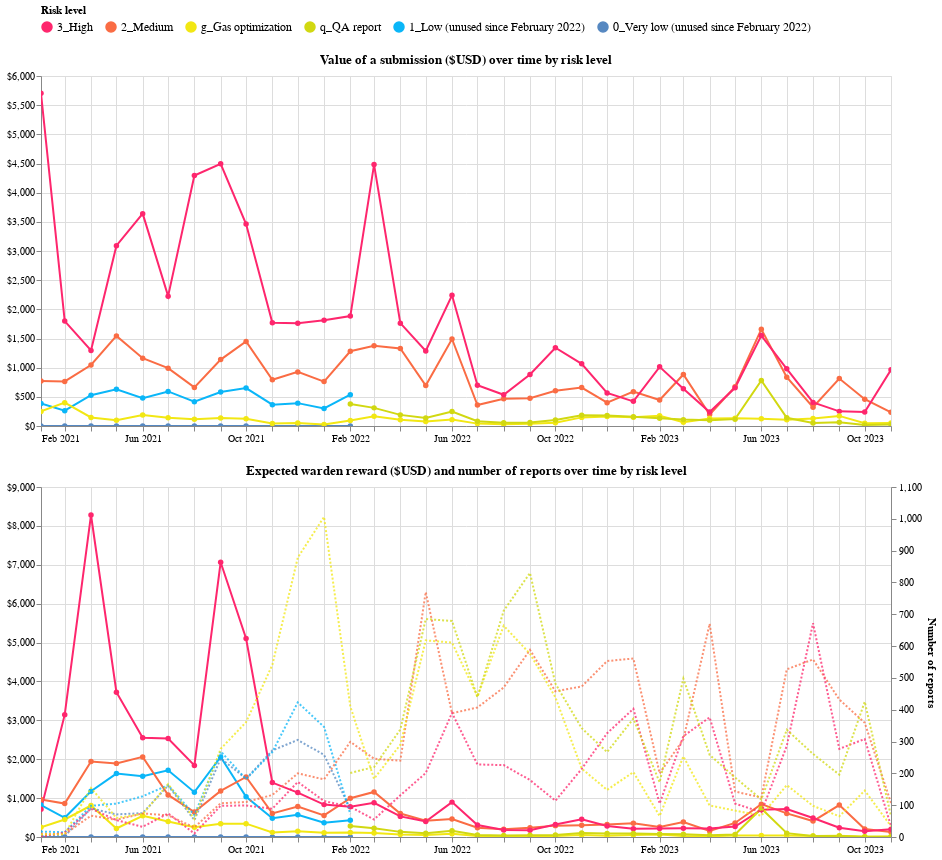

The notebook cell saved with this chart:
### Markdown cell above
## Analysis

While the hierarchy for a submission value is well respected over time (as shown in the first graph), the expected value tells another story about which category is more worth in the eyes of wardens. With the amount of reports increasing, the expected reward for each category tends to uniformize and it's not clear which of the *mediums* or *highs* findings are more worth than the other.

Certainly, the though competiton of recent contests has made the value of *high* and *medium* findings diminish which is not particularly a good sign since their edging closer to the values of easier and potentially automated *gas optimization* and *QA reports*.

### Code cell
(rewards & (weighted_rewards + submissions).resolve_scale(y='independent')).interactive()

### Figure 1 — Vega-Lite specification as saved in the notebook (floating-point values rounded to 4 significant figures; data arrays with more than 128 entries replaced by an {"elided": "..."} marker saying what was removed)
{"config": {"view": {"continuousWidth": 300, "continuousHeight": 300}}, "vconcat": [{"data": {"name": "data-fb104efc8fcd9d93ede95d62bae75c2d"}, "mark": {"type": "line", "point": true}, "encoding": {"color": {"field": "risk_label", "legend": {"labelFontSize": 12, "labelLimit": 250, "orient": "top"}, "scale": {"domain": ["3_High", "2_Medium", "g_Gas optimization", "q_QA report", "1_Low (unused since February 2022)", "0_Very low (unused since February 2022)"], "range": ["#FE266D", "#FA6C44", "#F2E713", "#D1D811", "#0AB6F8", "#5688C1"]}, "title": "Risk level", "type": "nominal"}, "tooltip": [{"field": "end_time", "type": "temporal"}, {"field": "risk_label", "type": "nominal"}, {"field": "awardUSD", "type": "quantitative"}], "x": {"field": "end_time", "timeUnit": "yearmonth", "title": "", "type": "temporal"}, "y": {"axis": {"format": "$,.0f"}, "field": "awardUSD", "title": "", "type": "quantitative"}}, "height": 350, "name": "view_2", "title": "Value of a submission ($USD) over time by risk level", "width": 850}, {"layer": [{"data": {"name": "data-40a80b09357bcfab493d38f307c76c59"}, "mark": {"type": "line", "point": true}, "encoding": {"color": {"field": "risk_label", "legend": {"labelFontSize": 12, "labelLimit": 250, "orient": "top"}, "scale": {"domain": ["3_High", "2_Medium", "g_Gas optimization", "q_QA report", "1_Low (unused since February 2022)", "0_Very low (unused since February 2022)"], "range": ["#FE266D", "#FA6C44", "#F2E713", "#D1D811", "#0AB6F8", "#5688C1"]}, "title": "Risk level", "type": "nominal"}, "tooltip": [{"field": "end_time", "type": "temporal"}, {"field": "risk_label", "type": "nominal"}, {"field": "average_usd_per_risk", "type": "quantitative"}], "x": {"field": "end_time", "timeUnit": "yearmonth", "type": "temporal"}, "y": {"axis": {"format": "$,.0f"}, "field": "average_usd_per_risk", "title": "", "type": "quantitative"}}, "name": "view_1"}, {"data": {"name": "data-e9f94d297b12abfce05c8145b087dc2a"}, "mark": {"type": "line", "opacity": 0.75, "strokeDash": [2]}, "encoding": {"color": {"field": "risk_label", "legend": {"labelFontSize": 12, "labelLimit": 250, "orient": "top"}, "scale": {"domain": ["3_High", "2_Medium", "g_Gas optimization", "q_QA report", "1_Low (unused since February 2022)", "0_Very low (unused since February 2022)"], "range": ["#FE266D", "#FA6C44", "#F2E713", "#D1D811", "#0AB6F8", "#5688C1"]}, "title": "Risk level", "type": "nominal"}, "x": {"field": "end_time", "timeUnit": "yearmonth", "title": "", "type": "temporal"}, "y": {"field": "contest", "title": "Number of reports", "type": "quantitative"}}, "title": "Expected warden reward ($USD) and number of reports over time by risk level"}], "height": 350, "resolve": {"scale": {"y": "independent"}}, "width": 850}], "params": [{"name": "param_2", "select": {"type": "interval", "encodings": ["x", "y"]}, "bind": "scales", "views": ["view_2", "view_1"]}], "$schema": "https://vega.github.io/schema/vega-lite/v5.16.3.json", "datasets": {"data-fb104efc8fcd9d93ede95d62bae75c2d": {"elided": "150 records"}, "data-40a80b09357bcfab493d38f307c76c59": {"elided": "150 records"}, "data-e9f94d297b12abfce05c8145b087dc2a": {"elided": "150 records"}}}
